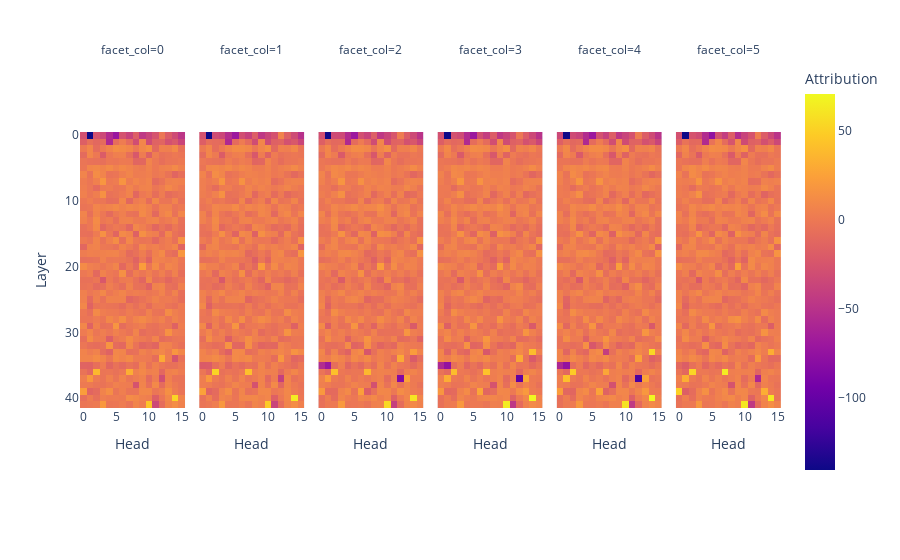

The code cell stored with this chart in its notebook:
### Code cell
import plotly.express as px
import numpy as np

pcts = [0.0, 0.2, 0.4, 0.6, 0.8,1.0]

data = []
for pct in pcts:
    mat = dla_results[pct].cpu().detach().numpy()
    for layer in range(mat.shape[0]):
        for head in range(mat.shape[1]):
            data.append({
                "pct": pct,
                "Layer": layer,
                "Head": head,
                "Attribution": mat[layer, head]
            })

fig = px.imshow(
    np.stack([dla_results[p].cpu().detach().numpy() for p in pcts]),
    facet_col=0,
    labels=dict(x="Head", y="Layer", color="Attribution"),
)

fig.show()

### Figure 1 — Plotly figure (JSON) as saved in the notebook; plotly's stock layout.template omitted (floating-point values rounded to 4 significant figures; data arrays with more than 128 entries replaced by an {"elided": "..."} marker saying what was removed)
{"data": [{"coloraxis": "coloraxis", "hovertemplate": "Head: %{x}<br>Layer: %{y}<br>Attribution: %{z}<extra></extra>", "name": "0", "type": "heatmap", "xaxis": "x", "yaxis": "y", "z": {"elided": "42x16 float values"}}, {"coloraxis": "coloraxis", "hovertemplate": "Head: %{x}<br>Layer: %{y}<br>Attribution: %{z}<extra></extra>", "name": "1", "type": "heatmap", "xaxis": "x2", "yaxis": "y2", "z": {"elided": "42x16 float values"}}, {"coloraxis": "coloraxis", "hovertemplate": "Head: %{x}<br>Layer: %{y}<br>Attribution: %{z}<extra></extra>", "name": "2", "type": "heatmap", "xaxis": "x3", "yaxis": "y3", "z": {"elided": "42x16 float values"}}, {"coloraxis": "coloraxis", "hovertemplate": "Head: %{x}<br>Layer: %{y}<br>Attribution: %{z}<extra></extra>", "name": "3", "type": "heatmap", "xaxis": "x4", "yaxis": "y4", "z": {"elided": "42x16 float values"}}, {"coloraxis": "coloraxis", "hovertemplate": "Head: %{x}<br>Layer: %{y}<br>Attribution: %{z}<extra></extra>", "name": "4", "type": "heatmap", "xaxis": "x5", "yaxis": "y5", "z": {"elided": "42x16 float values"}}, {"coloraxis": "coloraxis", "hovertemplate": "Head: %{x}<br>Layer: %{y}<br>Attribution: %{z}<extra></extra>", "name": "5", "type": "heatmap", "xaxis": "x6", "yaxis": "y6", "z": {"elided": "42x16 float values"}}], "layout": {"annotations": [{"font": {}, "showarrow": false, "text": "facet_col=0", "x": 0.075, "xanchor": "center", "xref": "paper", "y": 1, "yanchor": "bottom", "yref": "paper"}, {"font": {}, "showarrow": false, "text": "facet_col=1", "x": 0.245, "xanchor": "center", "xref": "paper", "y": 1, "yanchor": "bottom", "yref": "paper"}, {"font": {}, "showarrow": false, "text": "facet_col=2", "x": 0.415, "xanchor": "center", "xref": "paper", "y": 1, "yanchor": "bottom", "yref": "paper"}, {"font": {}, "showarrow": false, "text": "facet_col=3", "x": 0.585, "xanchor": "center", "xref": "paper", "y": 1, "yanchor": "bottom", "yref": "paper"}, {"font": {}, "showarrow": false, "text": "facet_col=4", "x": 0.755, "xanchor": "center", "xref": "paper", "y": 1, "yanchor": "bottom", "yref": "paper"}, {"font": {}, "showarrow": false, "text": "facet_col=5", "x": 0.925, "xanchor": "center", "xref": "paper", "y": 1, "yanchor": "bottom", "yref": "paper"}], "coloraxis": {"colorbar": {"title": {"text": "Attribution"}}, "colorscale": [[0, "#0d0887"], [0.1111, "#46039f"], [0.2222, "#7201a8"], [0.3333, "#9c179e"], [0.4444, "#bd3786"], [0.5556, "#d8576b"], [0.6667, "#ed7953"], [0.7778, "#fb9f3a"], [0.8889, "#fdca26"], [1, "#f0f921"]]}, "margin": {"t": 60}, "xaxis": {"anchor": "y", "constrain": "domain", "domain": [0, 0.15], "scaleanchor": "y", "title": {"text": "Head"}}, "xaxis2": {"anchor": "y2", "domain": [0.17, 0.32], "matches": "x", "title": {"text": "Head"}}, "xaxis3": {"anchor": "y3", "domain": [0.34, 0.49], "matches": "x", "title": {"text": "Head"}}, "xaxis4": {"anchor": "y4", "domain": [0.51, 0.66], "matches": "x", "title": {"text": "Head"}}, "xaxis5": {"anchor": "y5", "domain": [0.68, 0.83], "matches": "x", "title": {"text": "Head"}}, "xaxis6": {"anchor": "y6", "domain": [0.85, 1], "matches": "x", "title": {"text": "Head"}}, "yaxis": {"anchor": "x", "autorange": "reversed", "constrain": "domain", "domain": [0, 1], "title": {"text": "Layer"}}, "yaxis2": {"anchor": "x2", "domain": [0, 1], "matches": "y", "showticklabels": false}, "yaxis3": {"anchor": "x3", "domain": [0, 1], "matches": "y", "showticklabels": false}, "yaxis4": {"anchor": "x4", "domain": [0, 1], "matches": "y", "showticklabels": false}, "yaxis5": {"anchor": "x5", "domain": [0, 1], "matches": "y", "showticklabels": false}, "yaxis6": {"anchor": "x6", "domain": [0, 1], "matches": "y", "showticklabels": false}}}
